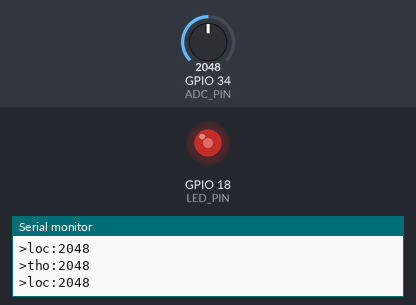
Bench run of a sketch on a simulated ESP32. On the bench: output pins drawn as LEDs (lit = HIGH), the last lines printed to the serial monitor. The inputs (shaded band) are chosen by the test bench; at power-on: GPIO 34 (ADC_PIN) = 2048.

Above: at 1.2 s.
1.3 s: GPIO 34 (ADC_PIN) set to 2866
At 2.0 s:
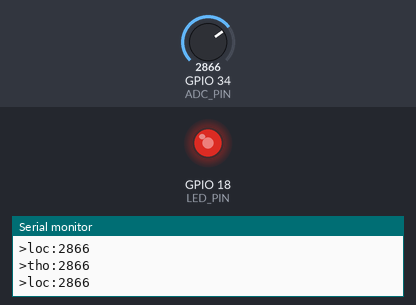
2.9 s: GPIO 34 (ADC_PIN) set to 3603
At 3.3 s:
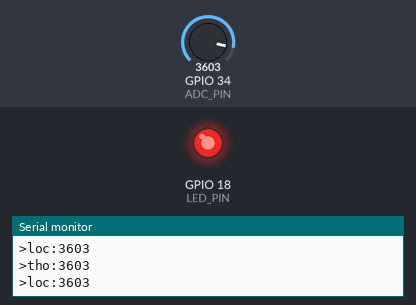
4.5 s: GPIO 34 (ADC_PIN) set to 0
At 5.0 s:
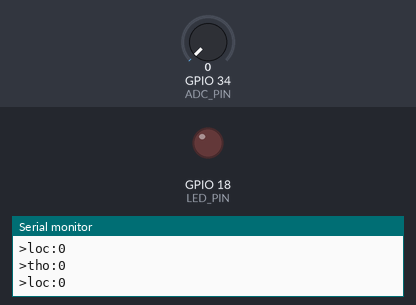
6.1 s: GPIO 34 (ADC_PIN) set to 2047
At 7.0 s:
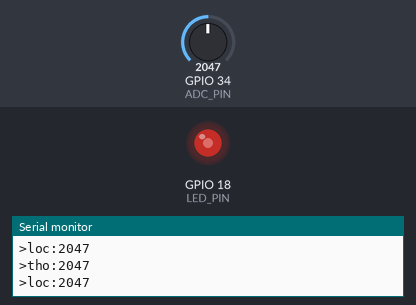
Timing chart, 0 to 8.7 s (numbered marks = the images above; inputs shaded):
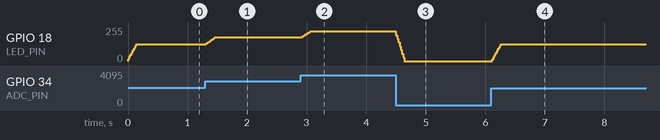

Measured:
- after the input at 1.3 s, GPIO 18 (LED_PIN): 127/255 → 177/255 at once
- after the input at 2.9 s, GPIO 18 (LED_PIN): 177/255 → 223/255 at once
- after the input at 4.5 s, GPIO 18 (LED_PIN): 223/255 → 0/255 at once
- after the input at 6.1 s, GPIO 18 (LED_PIN): 0/255 → 127/255 at once

The sketch:

sketch.ino
```cpp
#include <Arduino.h>

#define ADC_PIN 34
#define LED_PIN 18
#define N 8

int buf[N];
int idx = 0;

int movingAverageFilter(int rawValue) {
    buf[idx] = rawValue;
    idx = (idx + 1) % N;

    long sum = 0;
    for (int i = 0; i < N; i++) {
        sum += buf[i];
    }
    return sum / N;
}

void setup() {
    Serial.begin(115200);
    ledcAttach(LED_PIN, 5000, 8);
}

void loop() {
    int rawValue = analogRead(ADC_PIN);
    int filteredValue = movingAverageFilter(rawValue);

    ledcWrite(LED_PIN, map(filteredValue, 0, 4095, 0, 255));

    Serial.print(">tho:");
    Serial.println(rawValue);
    Serial.print(">loc:");
    Serial.println(filteredValue);

    delay(20);
}
```
